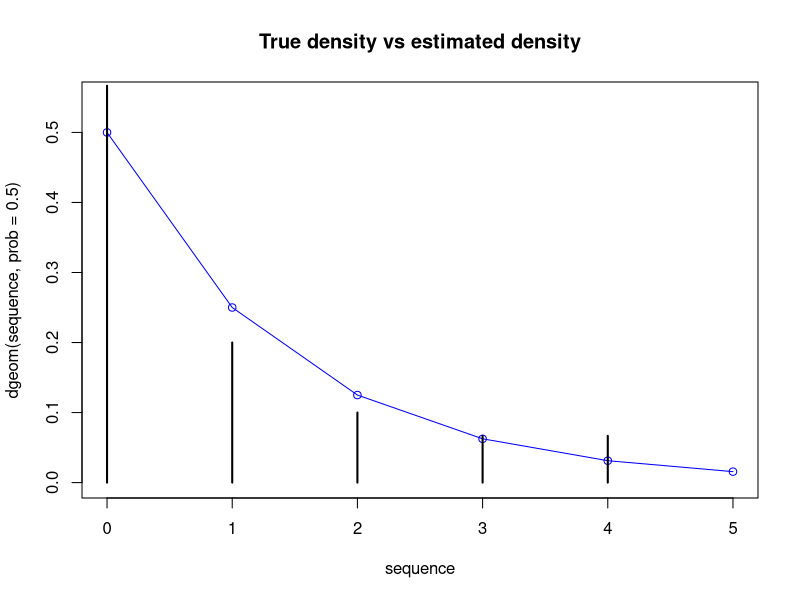
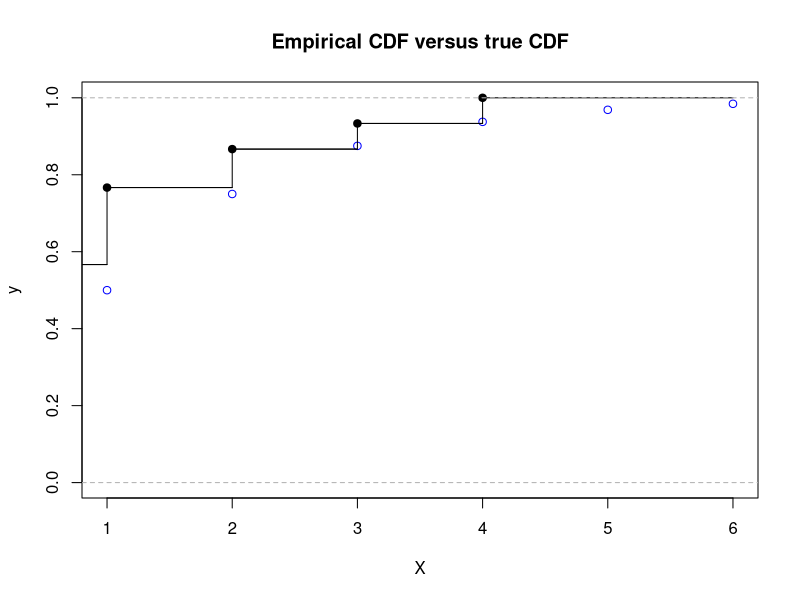

Reproduce these figures in R, in order.
#### PAckages that are needed ####
library(readr)
#library(EnvStats)
#### Dataset description:  ####
X <- data.frame(read_csv("Geom_sample.csv"))
rownames(X) <- X[,1]
X <- X[,-1]
X_ordered <- sort(X)
n=30
table(X)

## nice graphs
sequence =seq(0,5, by=1)

# densities
plot(x=sequence, y= dgeom(sequence, prob = 0.5), ylim = c(0,0.55), col='blue', main= "True density vs estimated density")
lines(x=sequence, dgeom(sequence, prob=0.5), col='blue')
points(table(X)/30)
# ECDF
geom <- pgeom(q = sequence , prob = 0.5)
plot(geom, col='blue', lty=2, main= 'Empirical CDF versus true CDF', ylab= 'y', xlab= 'X', ylim = c(0,1.001))
Fn <- 1:30/30
lines(X_ordered, Fn, type='s')
Fn<-ecdf(X_ordered)
lines(Fn)

# Key statistics 

p_hat_initial = 1/(mean(X)+1) #  Gives very bad insight since gives a proba >1




#### Set up for Confidence intervals ####
alpha=0.05
#### Assymptotically normal ####

#### Basic Bootstrap ####
B = 5000
M =1000
BB_vec_of_T <- rep(NA,)
#T <- (1-(mu+1)^{-1} )^3
for (i in 1:M) {
  Xstar <- sample(X, replace = T)
  mu_star <- mean(Xstar)
  Tstar <- (1-(mu_star+1)^(-1))^3
  BB_vec_of_T
}


#### PErcentile bootsrap ####